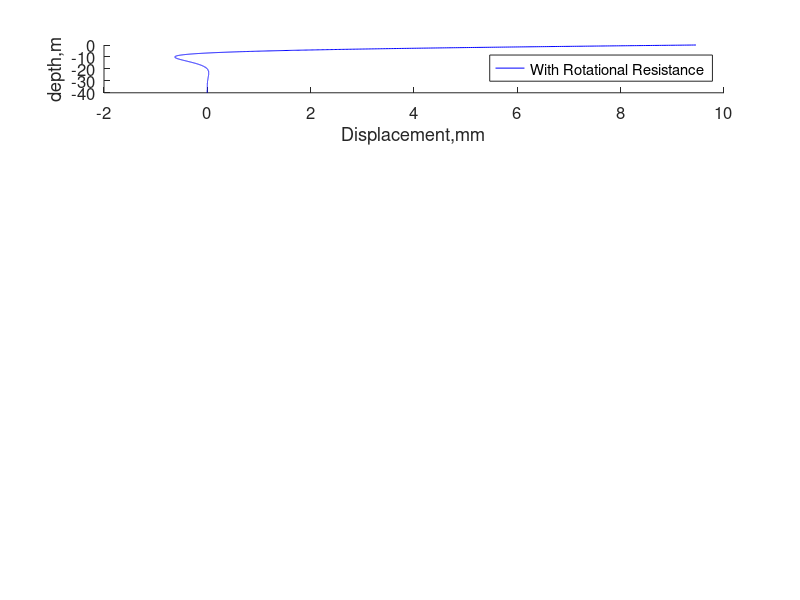

MATLAB code to generate this figure:
%% Comments
clc; clear all;

% This analysis is to find the influence of long and short piles.
% The value of hh is standardised at 40/200 = 0.2


%Loop for range of pile diameter
        LP = 40;                                   %Length of Pile in metres
        DP = 1;                                    %Diameter of Pile in metres
        NN = 2000;                                  %Number of elements underground
        hh = LP/NN;                                %Length of elements (epsilon/m)
        tt = 0.06;                                 %Thickness of pile - 6cm (0.06m)
        EE = 210*10^6;                             %Young modulus of steel (kPa-kN/m2)
        II = (pi/4)*(((DP/2)^4)-((DP/2)-tt)^4);    %Second moment of area (m4)
        EI = EE*II;                                %EI for pile (kNm2)

        %Input Data
        FF = 1000;                               %UDL at the top of pile (kN/m)

        %Stiffness calculation
        ES = 50000;                               %Young modulus for dense sand (kN/m2)
        Ef = 1;                                    %Efact (0.8 for clay/ for sand)
        KS = ES*Ef;                                %Soil stiffness (kN/m2)


    %% WITH ROTATIONAL STIFFNESS
    N = 100; %no of slices
    c = 100/0.0100;  %slope of t-z curve
    KR = 0;
        for ii=1:N
            x(ii)=DP/(4*N)*(1+(ii-1)*2);
            alpha(ii)= acos((ii-1)/N)-acos(ii/N);
            C(ii)=alpha(ii)*DP/2;
            KR=KR+2*c*x(ii)*x(ii)*C(ii);
        end

    AA = zeros(NN+5,NN+5);                     
        for ii=3:NN+3                              %For the 3rd to NN+4th nodes
            if ii ==3
                AA(ii-2,ii-2:ii+2)=[1,-4,6,-4,1] + KS*hh^4/EI*[0,0,1,0,0];
            else
                AA(ii-2,ii-2:ii+2)=[1,-4,6,-4,1] + KS*hh^4/EI*[0,0,1,0,0] - ...
                    KR*hh^2/EI*[0,1,-2,1,0];  
            end
        end

    %Boundary conditions
    AA(NN+2,1:5)=[0,(-hh*KR+2*EI),-4*EI,(hh*KR+2*EI),0];                                       %Top rotational stiffness relationship
    AA(NN+3,1:5)=1/2*[-EI/hh^3, 2*EI/hh^3+KR/hh,0, -2*EI/hh^3-KR/hh, EI/hh^3];                 %Top shear
    AA(NN+4,NN+1:NN+5)=[-1/12,4/3,-5/2,4/3,-1/12];                                             %Bottom  moment (=0)
    AA(NN+5,NN+1:NN+5)=1/2*[-EI/hh^3, 2*EI/hh^3+KR/hh,0, -2*EI/hh^3-KR/hh, EI/hh^3];           %Bottom shear   (=0)

    %bb terms
    bb = zeros(NN+5,1);
    bb(1,1) = FF*hh^4/EI;                    %Top(node 3) load  
    bb(NN+2,1) = 0;                           %Top(node 3) moment
    bb(NN+3,1) = FF;                      %Top(node 3) shear

    %Displacement/deflection (metres)
    ww = AA\bb; 

%% WITHOUT ROTATIONAL STIFFNESS
    % AA matrix term
    AA = zeros(NN+5,NN+5);                     
    for ii=3:NN+3                              %For the 3rd to NN+4th nodes
        CS = KS*(hh^4)/EI;                     %Stiffness of soil
        AA(ii-2,ii-2:ii+2)=[1,-4,6,-4,1] + CS*[0,0,1,0,0];
    end

    % Boundary conditions
    AA(NN+2,1:5)=[-1/12,4/3,-5/2,4/3,-1/12];        %Top  moment 
    AA(NN+3,1:5)=[-1/2,1,0,-1,1/2];                 %Top shear
    AA(NN+4,NN+1:NN+5)=[-1/12,4/3,-5/2,4/3,-1/12];  %Bottom  moment (=0)
    AA(NN+5,NN+1:NN+5)=[-1/2,1,0,-1,1/2];           %Bottom shear  (=0)

    % bb terms 
    bb = zeros(NN+5,1);
    bb(1,1) = FF*hh^4/EI;                        %Top(node 3) load  
    bb(NN+2,1)= (0)*hh^2/EI;                     %Top(node 3) moment
    bb(NN+3,1)= (FF) *hh^3/EI;                   %Top(node 3) shear


%%
    
hFig = figure(1);
set(hFig, 'Position', [0 0 700 900])

xx = linspace(0,-LP,NN+1);
w1 = ww*10^3;

subplot (5,1,1); ylim([-LP,0]); 
hold all;  
plot(w1(3:end-2),xx,'b-');
legend('With Rotational Resistance','Without Rotational Resistance','location','Southeast')
set(gca, 'Fontsize', 12)
xlabel('Displacement,mm'); ylabel('depth,m'); 
  
% subplot (5,1,2); ylim([-LP,0]);
% hold all; 
% plot(MM(3:end-2),xx,'b-');
% legend('With Rotational Resistance','Without Rotational Resistance','location','southwest')
% set(gca, 'Fontsize', 12)
% xlabel('Bending Moment,kNm'); ylabel('depth,m');
% 
% subplot (5,1,3); ylim([-LP,0]);
% hold all;  
% plot(SS(3:end-2),xx,'b-');
% legend('With Rotational Resistance','Without Rotational Resistance','location','Southeast')
% set(gca, 'Fontsize', 12)
% xlabel('Shear Force,kN'); ylabel('depth,m');
% 
% subplot (5,1,4); ylim([-LP,0]);
% hold all; 
% plot(RR(3:end-2),xx,'b-');
% legend('With Rotational Resistance','Without Rotational Resistance','location','Southeast')
% set(gca, 'Fontsize', 12)
% xlabel('Rotation,Rad'); ylabel('depth,m');
%  
% subplot (5,1,5); ylim([-LP,0]);
% hold all;
% plot(PP(3:end-2),xx,'b-');
% legend('With Rotational Resistance','Without Rotational Resistance','location','Southeast')
% set(gca, 'Fontsize', 12) 
% xlabel('Pressure,kPa'); ylabel('depth,m')